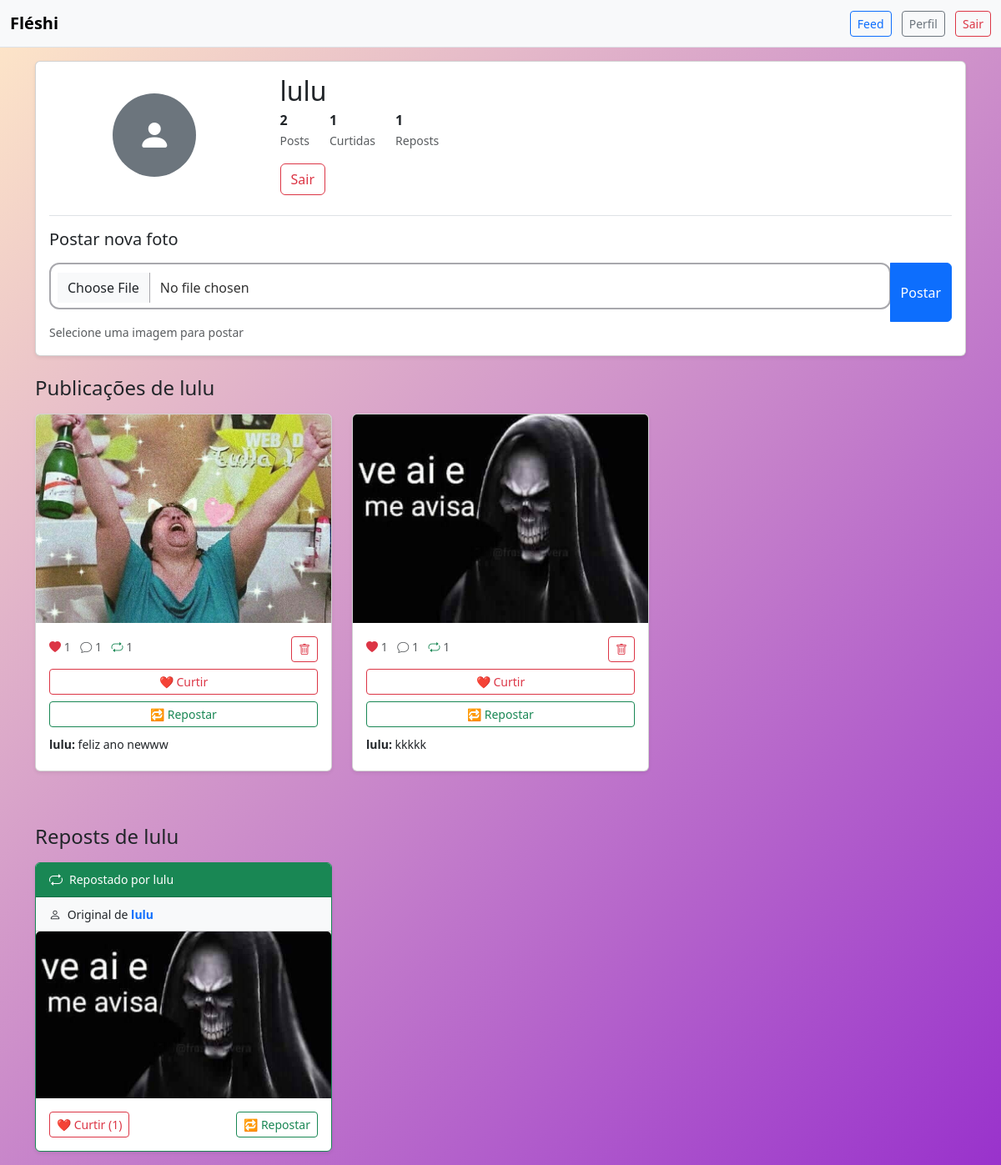
The page /profile/6 (signed in) on the database as committed earlier.
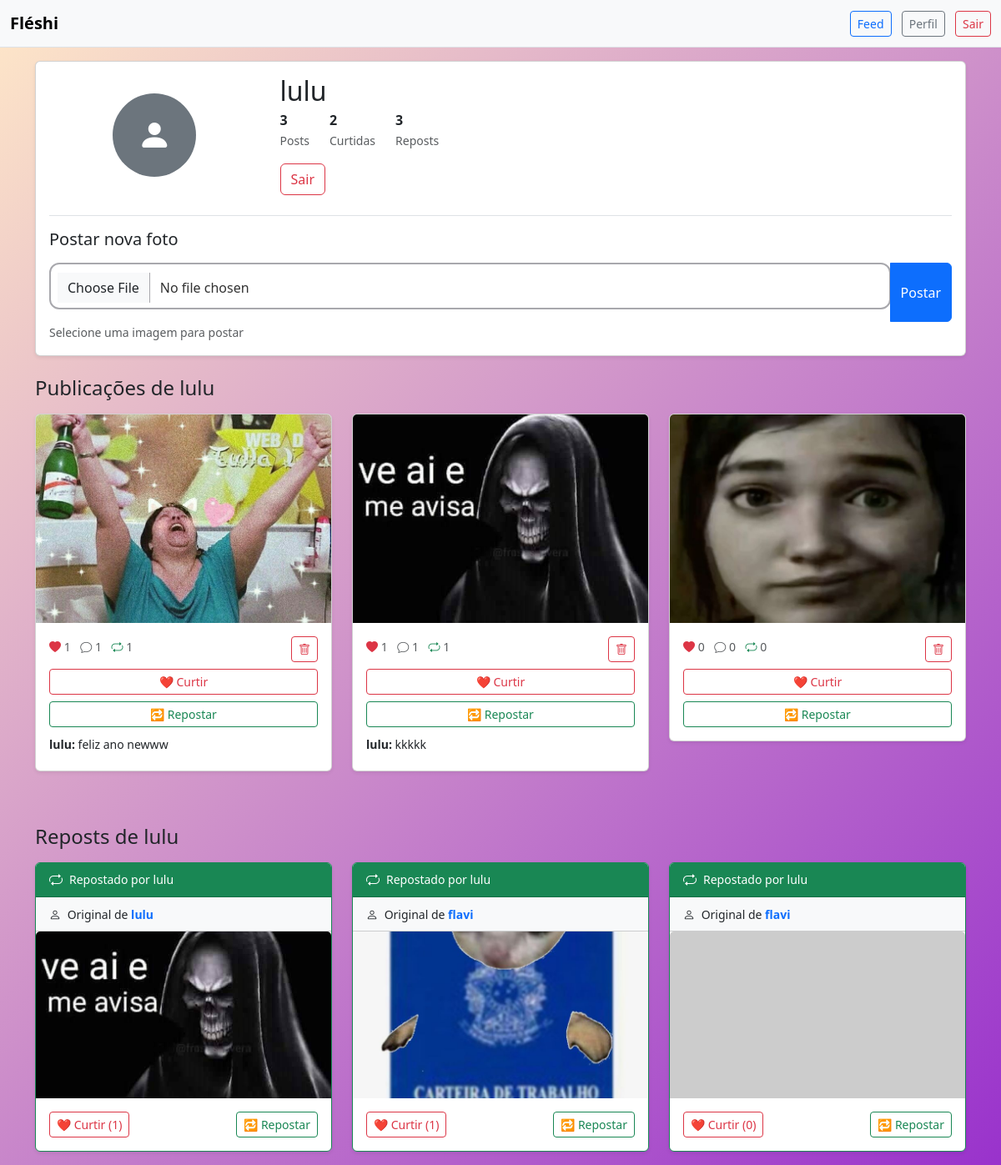
The same page on the database as committed later.
### appfleshi/models.py (models this page shows)
class Photo(db.Model):
    id = db.Column(db.Integer, primary_key=True)
    file_name = db.Column(db.String(255), default="default.png")
    upload_date = db.Column(db.DateTime(timezone=True), nullable=False, default=lambda: datetime.now(timezone.utc))
    user_id = db.Column(db.Integer, db.ForeignKey("user.id"), nullable=False)
    reposts = db.relationship("Repost", backref="photo", lazy=True, cascade="all, delete-orphan"
    )
    likes = db.relationship("Like", backref="photo", lazy=True, cascade="all, delete-orphan")
    comments = db.relationship("Comment", backref="photo", lazy=True, cascade="all, delete-orphan"
    )

class Comment(db.Model):
    id = db.Column(db.Integer, primary_key=True)
    text = db.Column(db.String(500), nullable=False) # texto comentario
    user_id = db.Column(db.Integer, db.ForeignKey("user.id"), nullable=False) # quem comentou
    photo_id = db.Column(db.Integer, db.ForeignKey("photo.id"), nullable=False) # qual foto comentada

class User(db.Model, UserMixin):
    id = db.Column(db.Integer, primary_key=True)
    username = db.Column(db.String(20), unique=True)
    email = db.Column(db.String(100), unique=True, nullable=False)
    password = db.Column(db.String(60), nullable=False)
    photos = db.relationship("Photo", backref="user", lazy=True) #lista de fotos, cada foto é um objeto
    likes = db.relationship("Like", backref="user", lazy=True)
    reposts = db.relationship("Repost", backref="user", lazy=True)
    comments = db.relationship("Comment", backref="user", lazy=True)

class Repost(db.Model):
    id = db.Column(db.Integer, primary_key=True)
    user_id = db.Column(db.Integer, db.ForeignKey("user.id"), nullable=False) # quem comentou
    photo_id = db.Column(db.Integer, db.ForeignKey("photo.id"), nullable=False) # qual foto comentada

### appfleshi/routes.py (the view, shortened to what this page needs)
@app.route("/profile/<user_id>", methods=['GET', 'POST'])
@login_required
def profile(user_id):
    if int(user_id) == int(current_user.id):
        photo_form = PhotoForm()
        return render_template('profile.html', user=current_user, form=photo_form)
    else:
        user = User.query.get(int(user_id))
        return render_template('profile.html', user=user, form=None)

### appfleshi/forms.py
class PhotoForm(FlaskForm):
    photo = FileField("Foto", validators=[DataRequired()])
    submit = SubmitField("Postar")

### appfleshi/models.py (called while the page is built)
@login_manager.user_loader # consultando se tem ou não aquele usuário
def load_user(user_id):
    return User.query.get(int(user_id)) # consultado a tabela do banco

### appfleshi/templates/profile.html (shortened to what the changed rows need)
{% extends "homepage.html" %}
{% block body %}
    <body class="bg-light">
        <div class="container mt-3">
            <div class="card shadow-sm mb-4">
                <div class="card-body">
                    <div class="row align-items-center">
                        <div class="col-md-9">
                            <h2 class="mb-1">{{ user.username }}</h2>
                            <div class="d-flex mb-3">
                                <div class="me-4">
                                    <strong class="d-block">{{ user.photos|length }}</strong>
                                    <small class="text-muted">Posts</small>
                                </div>
                                <div class="me-4">
                                    <strong class="d-block">{{ user.likes|length }}</strong>
                                    <small class="text-muted">Curtidas</small>
                                </div>
                                <div class="me-4">
                                    <strong class="d-block">{{ user.reposts|length }}</strong>
                                    <small class="text-muted">Reposts</small>
                                </div>
                            </div>
                            <a href="{{ url_for('logout') }}" class="btn btn-outline-danger">Sair</a>
                        </div>
                    </div>
                </div>
            </div>
            <div class="row">
                <div class="col-12">
                    <h4 class="mb-3">Publicações de {{ user.username }}</h4>
                    {% if user.photos %}
                    <div class="row">
                        {% for photo in user.photos %}
                        <div class="col-md-4 mb-3">
                            <div class="card shadow-sm">
                                <img src="{{ url_for('static', filename='posts_photos/' ~ photo.file_name) }}" class="card-img-top" alt="Post de {{ user.username }}" style="height: 250px; object-fit: cover;" onerror="this.src='https://via.placeholder.com/300x250?text=Imagem+Não+Encontrada'">
                                <div class="card-body">
                                    <div class="d-flex justify-content-between mb-2">
                                        <div>
                                            <small class="text-muted">
                                                <i class="bi bi-heart-fill text-danger"></i> {{ photo.likes|length }}
                                            </small>
                                            <small class="text-muted ms-2">
                                                <i class="bi bi-chat"></i> {{ photo.comments|length }}
                                            </small>
                                            <small class="text-muted ms-2">
                                                <i class="bi bi-repeat text-success"></i> {{ photo.reposts|length }}
                                            </small>
                                        </div>
                                        {% if user == current_user %}
                                        <div>
                                            <a class="btn btn-sm btn-outline-danger" href="{{ url_for('delete_photo', photo_id=photo.id) }}" onclick="return confirm('Tem certeza que deseja excluir esta foto?')">
                                                <i class="bi bi-trash"></i>
                                            </a>
                                        </div>
                                        {% endif %}
                                    </div>
                                    <div class="d-grid gap-2">
                                        <a class="btn btn-outline-danger btn-sm" href="{{ url_for('like_photo', photo_id=photo.id) }}">
                                            ❤️ Curtir
                                        </a>
                                        <a class="btn btn-outline-success btn-sm" href="{{ url_for('repost_photo', photo_id=photo.id) }}">
                                            🔁 Repostar
                                        </a>
                                    </div>
                                    {% if photo.comments %}
                                    <div class="mt-2">
                                        {% for comentario in photo.comments[:2] %}
                                        <div class="mb-1">
                                            <small>
                                                <strong>{{ comentario.user.username }}:</strong>
                                                {{ comentario.text[:30] }}{% if comentario.text|length > 30 %}...{% endif %}
                                            </small>
                                        </div>
                                        {% endfor %}
                                    </div>
                                    {% endif %}
                                </div>
                            </div>
                        </div>
                        {% endfor %}
                    </div>
                    {% endif %}
                </div>
            </div>
            {% if user.reposts %}
            <div class="row mt-5">
                <div class="col-12">
                    <h4 class="mb-3">Reposts de {{ user.username }}</h4>
                    <div class="row">
                        {% for repost in user.reposts %}
                        <div class="col-md-4 mb-3">
                            <div class="card shadow-sm border-success">
                                <div class="card-header bg-success text-white py-2">
                                    <div class="d-flex align-items-center">
                                        <i class="bi bi-repeat me-2"></i>
                                        <small>Repostado por {{ user.username }}</small>
                                    </div>
                                </div>
                                <div class="card-header bg-light py-2">
                                    <small>
                                        <i class="bi bi-person me-1"></i>
                                        Original de
                                        <a href="{{ url_for('profile', user_id=repost.photo.user.id) }}" class="text-decoration-none fw-bold">
                                            {{ repost.photo.user.username }}
                                        </a>
                                    </small>
                                </div>
                                <img src="{{ url_for('static', filename='posts_photos/' ~ repost.photo.file_name) }}" class="card-img-top" alt="Repost de {{ repost.photo.user.username }}" style="height: 200px; object-fit: cover;" onerror="this.src='https://via.placeholder.com/300x200?text=Imagem+Não+Encontrada'">
                                <div class="card-body">
                                    <div class="d-flex justify-content-between"><a class="btn btn-outline-danger btn-sm" href="{{ url_for('like_photo', photo_id=repost.photo.id) }}">
                                            ❤️ Curtir ({{ repost.photo.likes|length }})
                                        </a>
                                        <a class="btn btn-outline-success btn-sm" href="{{ url_for('repost_photo', photo_id=repost.photo.id) }}">
                                            🔁 Repostar
                                        </a>
                                    </div>
                                </div>
                            </div>
                        </div>
                        {% endfor %}
                    </div>
                </div>
            </div>
            {% endif %}
        </div>
        <link rel="stylesheet" href="https://cdn.jsdelivr.net/npm/bootstrap-icons@1.10.0/font/bootstrap-icons.css">
    </body>
{% endblock %}

Rows that differ between the two databases and show on the page:
added Photo: file_name (picture), likes|length "0", comments|length "0", reposts|length "0"
added Repost: {{ user.username }} "lulu", photo.user.username "flavi", file_name (picture), photo.likes|length "1"
added Repost: {{ user.username }} "lulu", photo.user.username "flavi", photo.likes|length "0"
Other text that changed with them:
{{ user.photos|length }}: "2" → "3"
{{ user.likes|length }}: "1" → "2"
{{ user.reposts|length }}: "1" → "3"
